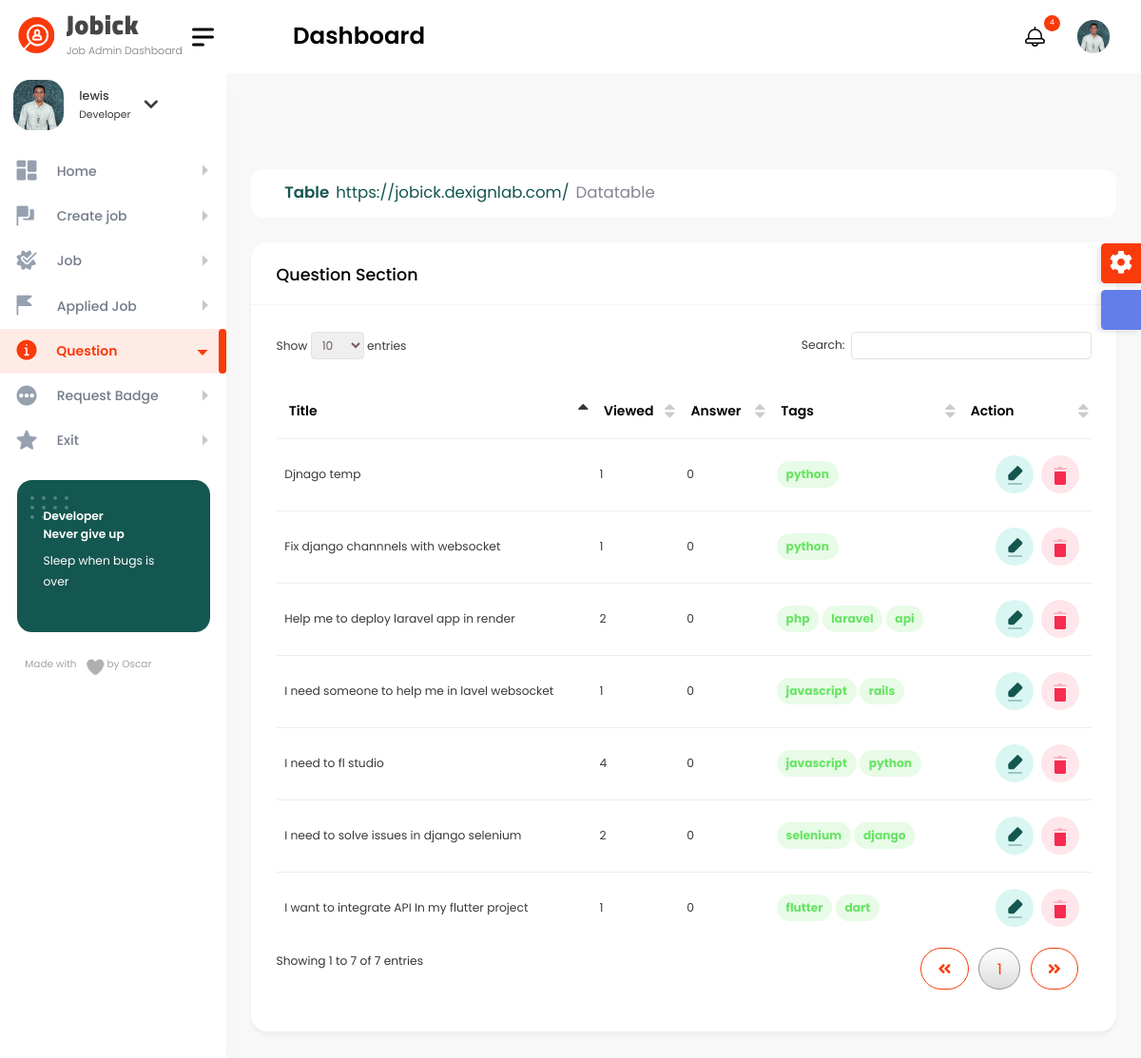
Before: /user_admin/question_admin/ (signed in) with the older database file.
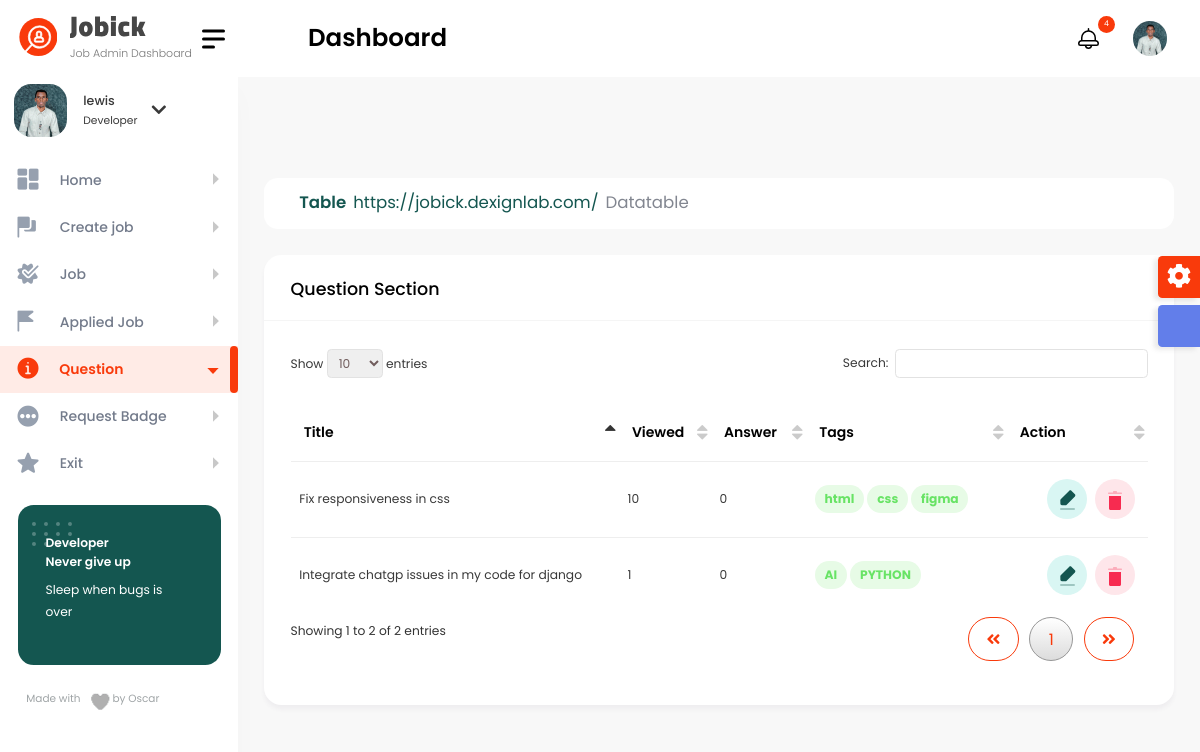
After: the same page with the newer database file.
### authentication/models.py (models this page shows, shortened)
class Profile(models.Model):
    user = models.OneToOneField(User, on_delete=models.CASCADE)
    user_image = models.ImageField(upload_to='images/', default='profile.png', null=True, blank=True)
    location = models.CharField(max_length=100, null=True, blank=True)
    about_me = models.TextField(null=True, blank=True)
    github_link = models.URLField(default='https://github.com/', null=True, blank=True)
    website_link = models.URLField(default='https://www.google.com/', null=True, blank=True)
    backend_development = models.PositiveIntegerField(null=True, blank=True)
    frontend_development = models.PositiveIntegerField(null=True, blank=True)
    hardware = models.PositiveIntegerField(null=True, blank=True)
    uiandux = models.PositiveIntegerField(null=True, blank=True)
    artificial_intelligence = models.PositiveIntegerField(null=True, blank=True)
    badge = models.BooleanField(default=False)
    date_created = models.DateField(default=now)

class User(AbstractBaseUser):
    full_name = models.CharField(max_length=255, null=False)
    email = models.EmailField(
        verbose_name='email address',
        max_length=255,
        unique=True,
    )
    phone_number = PhoneNumberField(unique=True)
    is_verified = models.BooleanField(default=False)
    is_two_f_enable = models.BooleanField(default=False)
    is_active = models.BooleanField(default=True)
    staff = models.BooleanField(default=False)
    admin = models.BooleanField(default=False)
    USERNAME_FIELD = 'email'
    REQUIRED_FIELDS = ['full_name', 'phone_number']
    objects = UserManager()
    class Meta:
        app_label = 'authentication'

### questions/models.py (models this page shows, shortened)
class Questions_stuff(models.Model):
    title = models.CharField(max_length=100)
    detail = models.TextField(default='')
    body = HTMLField()
    owner = models.ForeignKey(User, on_delete=models.CASCADE)
    viewed = models.PositiveIntegerField()
    tag = models.CharField(max_length=200)
    email_notify = models.BooleanField(default=False)
    whatsapp_notify = models.BooleanField(default=False)
    publish_date = models.DateTimeField(auto_now_add=True)
    def tags_as_list(self):
        return self.tag.split(',')
    def get_count_answer(self):
        id_question = self.id
        ans = Answer_stuff.objects.filter(question__id=id_question)
        if ans.exists():
            final_count = ans.count()
        else:
            final_count = 0
        return final_count
    class Meta:
        verbose_name_plural = 'Question'

### user_dashboard/views.py (the view)
# urls.py: path('question_admin/', views.question_admin, name="question_admin"),
@login_required(login_url='login')
def question_admin(request):
    all_question = Questions_stuff.objects.filter(owner=request.user)
    context = {
        'all_question': all_question
    }
    return render(request, 'question_admin.html', context)

### user_dashboard/templates/question_admin.html (shortened to what this page needs)
{% include 'user_admin/base.html' %}
{% load static %}
{% block content %}
 <div class="content-body">
            <div class="container-fluid">
				<div class="row page-titles">
					<ol class="breadcrumb">
						<li class="breadcrumb-item active"><a href="javascript:void(0)">Table</a></li>
						<li class="breadcrumb-item"><a href="javascript:void(0)">Datatable</a></li>
					</ol>
                </div>
                <div class="row">
                    <div class="col-12">
                        <div class="card">
                            <div class="card-header">
                                <h4 class="card-title">Question Section</h4>
                            </div>
                            <div class="card-body">
                                <div class="table-responsive">
                                    <table id="example3" class="display" style="min-width: 845px">
                                        <thead>
                                            <tr>
                                                <th>Title</th>
                                                <th>viewed</th>
                                                <th>answer</th>
                                                <th>tags</th>
                                                <th>Action</th>
                                            </tr>
                                        </thead>
                                        <tbody>
                                        {% for question in all_question %}
                                            <tr>
										<td>{{ question.title }}</td>
										<td class="wspace-no">{{ question.viewed }}</td>
										<td>{{ question.get_count_answer }}</td>
                                        <td>
                                            {% for tag in question.tags_as_list %}
                                            <span class="badge badge-success badge-lg light">{{ tag }}</span>
                                                {% endfor %}
                                        </td>
										<td>
											<div class="action-buttons d-flex justify-content-end">
												<a href="{% url 'edit_question_admin' question.id %}" class="btn btn-secondary light mr-2">
												</a>
												<a href="javascript:void(0);" class="btn btn-danger light">
												</a>
											</div>
										</td>
									</tr>
                                        {% endfor %}
                                        </tbody>
                                    </table>
                                </div>
                            </div>
                        </div>
                    </div>
				</div>
            </div>
        </div>
{% endblock %}

### templates/user_admin/base.html (shortened to what this page needs)
<!DOCTYPE html>
{% load static %}
<html lang="en">
<head>
    <link href="{% static 'dashboard/vendor/datatables/css/jquery.dataTables.min.css' %}" rel="stylesheet">
	<link href="{% static 'dashboard/vendor/jquery-nice-select/css/nice-select.css' %}" rel="stylesheet">
	<link href="{% static 'dashboard/vendor/owl-carousel/owl.carousel.css' %}" rel="stylesheet">
    <link href="{% static 'dashboard/css/style.css' %}" rel="stylesheet">
    <link href="{% static 'input_tag/tagify.css' %}" rel="stylesheet">
</head>
<body>
    <div id="main-wrapper">
        <div class="nav-header">
            <a href="{% url 'user_home' %}" class="brand-logo">
				<svg class="brand-title" xmlns="http://www.w3.org/2000/svg" width="134.01" height="48.365" viewBox="0 0 134.01 48.365">
				  <g id="Group_38" data-name="Group 38" transform="translate(-133.99 -40.635)">
					<text id="Job_Admin_Dashboard" data-name="Job Admin Dashboard" transform="translate(134 85)" fill="#787878" font-size="12" font-family="Poppins-Light, Poppins" font-weight="300"><tspan x="0" y="0">Job Admin Dashboard</tspan></text>
				  </g>
				</svg>
            </a>
            <div class="nav-control">
                <div class="hamburger">
                    <span class="line"></span><span class="line"></span><span class="line"></span>
                </div>
            </div>
        </div>
        <div class="header">
            <div class="header-content">
                <nav class="navbar navbar-expand">
                    <div class="collapse navbar-collapse justify-content-between">
                        <div class="header-left">
							<div class="dashboard_bar">
                                Dashboard
                            </div>
                        </div>
                        <ul class="navbar-nav header-right">
							<li class="nav-item dropdown notification_dropdown">
                                <a class="nav-link" href="javascript:void(0);" role="button" data-bs-toggle="dropdown">
                                    <span class="badge light text-white bg-primary rounded-circle">4</span>
                                </a>
                            </li>
							<li class="nav-item dropdown header-profile">
                                <a class="nav-link" href="javascript:void(0);" role="button" data-bs-toggle="dropdown">
                                    <img src="{{ profile.user_image.url }}" width="20" alt=""/>
                                </a>
                            </li>
                        </ul>
                    </div>
				</nav>
			</div>
		</div>
        {% include 'partial/dashboard_sidebar.html' %}
        <div class="footer">
            <div class="copyright">
                <p>Copyright © Designed &amp; Developed by <a href="" target="_blank">Oscar</a> 2022</p>
            </div>
        </div>
	</div>
</body>
</html>

### templates/partial/dashboard_sidebar.html (shortened to what this page needs)
{% load static %}
<div class="dlabnav">
            <div class="dlabnav-scroll">
				<div class="dropdown header-profile2 ">
					<a class="nav-link " href="javascript:void(0);"  role="button" data-bs-toggle="dropdown">
						<div class="header-info2 d-flex align-items-center">
							<img src="{{ profile.user_image.url }}" alt=""/>
							<div class="d-flex align-items-center sidebar-info">
								<div>
									<span class="font-w400 d-block">{{ user.full_name }}</span>
									<small class="text-end font-w400">Developer</small>
								</div>
								<i class="fas fa-chevron-down"></i>
							</div>
						</div>
					</a>
				</div>
				<ul class="metismenu" id="menu">
                    <li><a class="has-arrow " href="{% url 'user_home' %}" aria-expanded="false">
							<span class="nav-text">Home</span>
						</a>
                    </li>
					<li><a class="has-arrow " href="{% url 'user_create_job' %}" aria-expanded="false">
							<span class="nav-text">Create job</span>
						</a>
                    </li>
                    <li><a class="has-arrow " href="{% url 'job_user_admin' %}" aria-expanded="false">
							<span class="nav-text">Job</span>
						</a>
					</li>
                    <li><a class="has-arrow " href="{% url 'job_applied_admin' %}" aria-expanded="false">
							<span class="nav-text">Applied Job</span>
						</a>
					</li>
                    <li><a class="has-arrow " href="{% url 'question_admin' %}" aria-expanded="false">
							<span class="nav-text">Question</span>
						</a>
                    </li>
                    <li><a class="has-arrow " href="{% url 'request_badger_user' %}" aria-expanded="false">
							<span class="nav-text">Request Badge</span>
						</a>
                    </li>
                    <li><a class="has-arrow " href="{% url 'home' %}" aria-expanded="false">
							<span class="nav-text">Exit</span>
						</a>
                    </li>
                </ul>
				<div class="plus-box">
					<p class="fs-14 font-w600 mb-2">Developer<br>Never give up<br></p>
					<p>Sleep when bugs is over</p>
				</div>
				<div class="copyright">
					<p class="fs-12">Made with <span class="heart"></span> by Oscar</p>
				</div>
			</div>
        </div>

### static/input_tag/tagify.css (style rules this page uses)
:root { --tagify-dd-color-primary:rgb(53,149,246);--tagify-dd-bg-color:white;--tagify-dd-item-pad:.3em .5em }

Changed rows visible on the page:
removed Questions_stuff: title "I want to integrate API In my flutter project", viewed "1", get_count_answer "0", tags_as_list "flutter" "dart"
removed Questions_stuff: title "I need to fl studio", viewed "4", get_count_answer "0", tags_as_list "javascript" "python"
removed Questions_stuff: title "I need to solve issues in django selenium", viewed "2", get_count_answer "0", tags_as_list "selenium" "django"
removed Questions_stuff: title "I need someone to help me in lavel websocket", viewed "1", get_count_answer "0", tags_as_list "javascript" "rails"
removed Questions_stuff: title "Help me to deploy laravel app in render", viewed "2", get_count_answer "0", tags_as_list "php" "laravel" "api"
removed Questions_stuff: title "Djnago temp", viewed "1", get_count_answer "0", tags_as_list "python"
removed Questions_stuff: title "Fix django channnels with websocket", viewed "1", get_count_answer "0", tags_as_list "python"
added Questions_stuff: title "Integrate chatgp issues in my code for django", viewed "1", get_count_answer "0", tags_as_list "AI" "PYTHON"
added Questions_stuff: title "Fix responsiveness in css", viewed "10", get_count_answer "0", tags_as_list "html" "css" "figma"
Other visible differences:
text written by a page script: "Show entries Search: Showing 1 to 7 of 7 entries 1" → "Show entries Search: Showing 1 to 2 of 2 entries 1"
